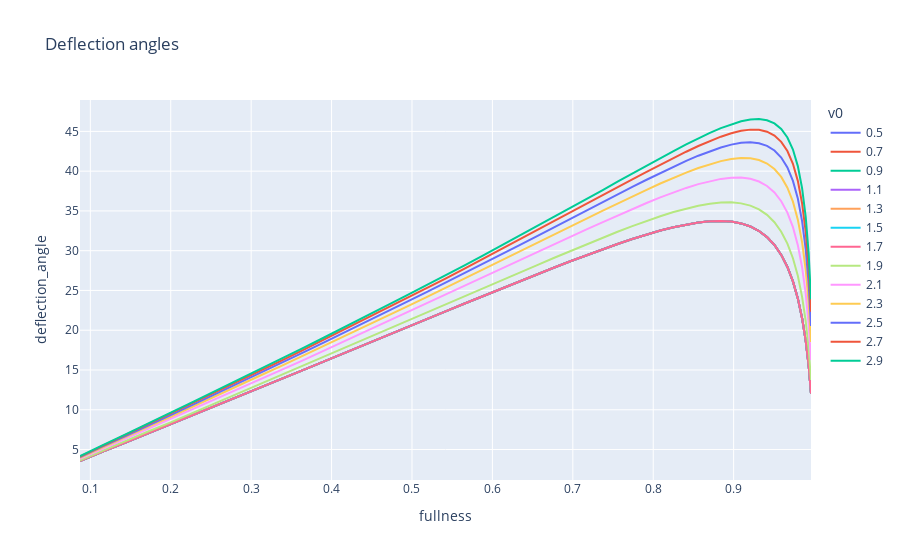

The code cell stored with this chart in its notebook:
### Code cell
fig = px.line(
    deflection_angles_df,
    x="fullness",
    y="deflection_angle",
    color="v0",
    title="Deflection angles",
)
fig.show()
